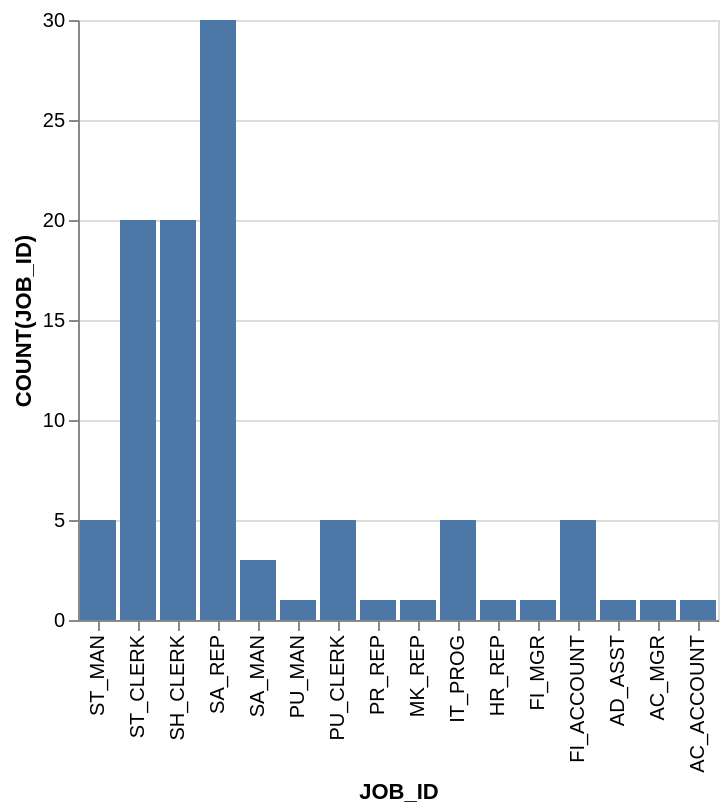

Source (Vega-Lite JSON):
### Vega-Lite specification from a JSON file in a GitHub repository (floating-point values rounded to 4 significant figures)
{"data": {"values": [{"x_data": "ST_MAN", "y_data": 5}, {"x_data": "ST_CLERK", "y_data": 20}, {"x_data": "SH_CLERK", "y_data": 20}, {"x_data": "SA_REP", "y_data": 30}, {"x_data": "SA_MAN", "y_data": 3}, {"x_data": "PU_MAN", "y_data": 1}, {"x_data": "PU_CLERK", "y_data": 5}, {"x_data": "PR_REP", "y_data": 1}, {"x_data": "MK_REP", "y_data": 1}, {"x_data": "IT_PROG", "y_data": 5}, {"x_data": "HR_REP", "y_data": 1}, {"x_data": "FI_MGR", "y_data": 1}, {"x_data": "FI_ACCOUNT", "y_data": 5}, {"x_data": "AD_ASST", "y_data": 1}, {"x_data": "AC_MGR", "y_data": 1}, {"x_data": "AC_ACCOUNT", "y_data": 1}]}, "mark": "bar", "encoding": {"x": {"field": "x_data", "type": "nominal", "title": "JOB_ID", "sort": "descending"}, "y": {"field": "y_data", "type": "quantitative", "title": "COUNT(JOB_ID)"}}}
